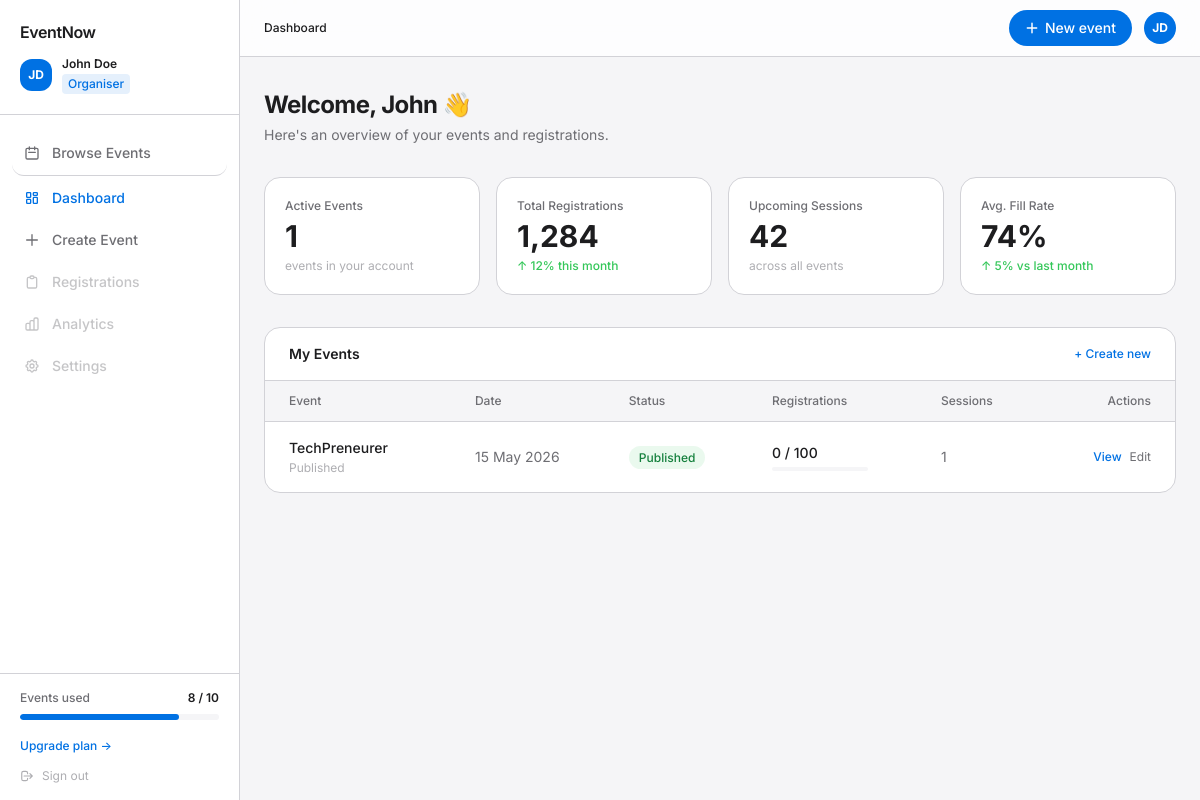
Screenshot of /eventnow/account/dashboard/organiser/ (signed in) with the database file from the repository.
### apps/accounts/models.py (models this page shows, shortened)
class User(AbstractBaseUser, PermissionsMixin):
    class Role(models.TextChoices):
        ADMIN = 'admin', 'Admin'
        ORGANIZER = 'organiser', 'Organiser'
        ATTENDEES = 'attendee', 'Attendee'
    id = models.AutoField(primary_key=True)
    email = models.EmailField(unique=True)
    username = models.CharField(max_length=100)
    first_name = models.CharField(max_length=255)
    last_name = models.CharField(max_length=255)
    avatar_url = models.URLField(blank=True)
    role = models.CharField(
        max_length=20,
        choices=list(Role.choices),
        default=Role.ATTENDEES,
    )
    is_active = models.BooleanField(default=True)
    is_staff = models.BooleanField(default=False)
    created_at = models.DateTimeField(auto_now_add=True)
    updated_at = models.DateTimeField(auto_now=True)
    USERNAME_FIELD = 'email'
    REQUIRED_FIELDS = ['username']
    objects = UserManager()
    def is_organiser(self):
        return self.role == User.Role.ORGANIZER
    class Meta:
        app_label = 'apps'

### apps/events/models.py (models this page shows, shortened)
class Event(models.Model):
    id = models.AutoField(primary_key=True)
    organiser = models.ForeignKey(
        User,
        on_delete=models.CASCADE,
    )
    venue = models.ForeignKey(Venue, on_delete=models.CASCADE)
    title = models.CharField(max_length=255)
    slug = models.SlugField(max_length=255, unique=True)
    description = models.TextField()
    cover_image_url = models.URLField()
    starts_at = models.DateTimeField()
    ends_at = models.DateTimeField()
    status = models.CharField(max_length=255)
    max_capacity = models.IntegerField()
    created_at = models.DateTimeField(auto_now_add=True)
    updated_at = models.DateTimeField(auto_now=True)
    class Meta:
        app_label = 'apps'

### apps/accounts/views.py (the view)
# urls.py: path('dashboard/organiser/', views.organiser_dashboard,  name='organiser_dashboard'),
@login_required
@organiser_required
def organiser_dashboard(request):
    events = request.user.event_set.all()
    return render(request, 'account/organiser-dashboard.html', {
        'events': events,
    })

### apps/templates/account/organiser-dashboard.html (shortened to what this page needs)
{% extends "base.html" %}
{% block body %}
  <nav class="flex min-h-screen">
    <aside id="sidebar" class="fixed inset-y-0 left-0 z-40 w-60 bg-card border-r border-border flex flex-col translate-x-0 transition-transform duration-300 md:translate-x-0 -translate-x-full" aria-label="Organiser navigation">
      <div class="px-5 py-5 border-b border-border">
        <a href="{% url 'index' %}" class="text-base font-semibold text-ink tracking-tight">EventNow</a>
        <div class="mt-3 flex items-center gap-2.5">
          <div class="w-8 h-8 rounded-xl bg-primary flex items-center justify-center text-white text-xs font-bold flex-shrink-0">{{ user.first_name|first|upper }}{{ user.last_name|first|upper }}</div>
          <div class="min-w-0">
            <div class="text-xs font-semibold text-ink truncate">{{ user.first_name }} {{ user.last_name }}</div>
            <div class="flex items-center gap-1 mt-0.5">
              <span class="text-xs bg-primary/10 text-primary px-1.5 py-0.5 rounded font-medium">{{ user.get_role_display }}</span>
            </div>
          </div>
        </div>
      </div>
      <nav class="flex-1 px-3 py-4 space-y-0.5 overflow-y-auto" aria-label="Dashboard navigation">
        <a href="{% url 'event_list' %}" class="flex items-center gap-3 px-3 py-3 rounded-xl text-ink-2 text-sm font-medium hover:bg-surface hover:text-ink transition-colors border-b border-border">
          <svg class="w-4 h-4 flex-shrink-0" fill="none" stroke="currentColor" viewBox="0 0 24 24"><path stroke-linecap="round" stroke-linejoin="round" stroke-width="2" d="M8 7V3m8 4V3m-9 8h10M5 21h14a2 2 0 002-2V7a2 2 0 00-2-2H5a2 2 0 00-2 2v12a2 2 0 002 2z"/></svg>
          Browse Events
        </a>
        <a href="{% url 'organiser_dashboard' %}" class="flex items-center gap-3 px-3 py-2.5 rounded-xl bg-primary/8 text-primary text-sm font-medium" aria-current="page">
          Dashboard
        </a>
        <a href="{% url 'event_create' %}" class="flex items-center gap-3 px-3 py-2.5 rounded-xl text-ink-2 text-sm font-medium hover:bg-surface hover:text-ink transition-colors">
          <svg class="w-4 h-4 flex-shrink-0" fill="none" stroke="currentColor" viewBox="0 0 24 24"><path stroke-linecap="round" stroke-linejoin="round" stroke-width="2" d="M12 4v16m8-8H4"/></svg>
          Create Event
        </a>
        <a href="#" class="flex items-center gap-3 px-3 py-2.5 rounded-xl text-ink-2/40 text-sm font-medium cursor-not-allowed">
          <svg class="w-4 h-4 flex-shrink-0" fill="none" stroke="currentColor" viewBox="0 0 24 24"><path stroke-linecap="round" stroke-linejoin="round" stroke-width="2" d="M9 5H7a2 2 0 00-2 2v12a2 2 0 002 2h10a2 2 0 002-2V7a2 2 0 00-2-2h-2M9 5a2 2 0 002 2h2a2 2 0 002-2M9 5a2 2 0 012-2h2a2 2 0 012 2"/></svg>
          Registrations
        </a>
        <a href="#" class="flex items-center gap-3 px-3 py-2.5 rounded-xl text-ink-2/40 text-sm font-medium cursor-not-allowed">
          Analytics
        </a>
        <a href="#" class="flex items-center gap-3 px-3 py-2.5 rounded-xl text-ink-2/40 text-sm font-medium cursor-not-allowed">
          Settings
        </a>
      </nav>
      <div class="px-5 py-4 border-t border-border">
        <div class="flex items-center justify-between text-xs mb-2">
          <span class="text-ink-2 font-medium">Events used</span>
          <span class="text-ink font-semibold">8 / 10</span>
        </div>
        <div class="h-1.5 bg-surface rounded-full overflow-hidden mb-3">
          <div class="h-full bg-primary rounded-full" style="width: 80%" role="progressbar" aria-valuenow="8" aria-valuemin="0" aria-valuemax="10" aria-label="8 of 10 events used"></div>
        </div>
        <a href="index.html#pricing" class="text-xs text-primary hover:underline font-medium">Upgrade plan →</a>
        <form method="post" action="{% url 'account_logout' %}" class="mt-3">
          <button type="submit" class="flex items-center gap-2 text-xs text-ink-3 hover:text-ink-2 transition-colors w-full text-left">
            <svg class="w-3.5 h-3.5" fill="none" stroke="currentColor" viewBox="0 0 24 24"><path stroke-linecap="round" stroke-linejoin="round" stroke-width="2" d="M17 16l4-4m0 0l-4-4m4 4H7m6 4v1a3 3 0 01-3 3H6a3 3 0 01-3-3V7a3 3 0 013-3h4a3 3 0 013 3v1"/></svg>
            Sign out
          </button>
        </form>
      </div>
    </aside>
    <div class="flex-1 md:ml-60 flex flex-col min-h-screen">
      <header class="sticky top-0 z-20 bg-white/80 backdrop-blur-xl border-b border-border">
        <div class="px-6 h-14 flex items-center justify-between gap-4">
          <div class="flex items-center gap-3">
            <nav aria-label="Breadcrumb">
              <ol class="flex items-center gap-1.5 text-xs text-ink-2">
                <li class="text-ink font-medium">Dashboard</li>
              </ol>
            </nav>
          </div>
          <div class="flex items-center gap-3">
            <a href="{% url 'event_create' %}" class="text-sm bg-primary text-white px-4 py-2 rounded-full font-medium hover:bg-primary-dark transition-colors hidden sm:inline-flex items-center gap-1.5">
              <svg class="w-3.5 h-3.5" fill="none" stroke="currentColor" viewBox="0 0 24 24"><path stroke-linecap="round" stroke-linejoin="round" stroke-width="2.5" d="M12 4v16m8-8H4"/></svg>
              New event
            </a>
            <div class="w-8 h-8 rounded-full bg-primary text-white text-xs font-bold flex items-center justify-center" aria-label="{{ user.get_full_name }} account">{{ user.first_name|first|upper }}{{ user.last_name|first|upper }}</div>
          </div>
        </div>
      </header>
      <main id="main" class="flex-1 px-6 py-8">
        <div class="mb-8">
          <h1 class="text-2xl font-bold text-ink tracking-tight">Welcome, {{ user.first_name }} 👋</h1>
          <p class="text-sm text-ink-2 mt-1">Here's an overview of your events and registrations.</p>
        </div>
        <div class="grid grid-cols-2 lg:grid-cols-4 gap-4 mb-8">
          <div class="bg-card rounded-2xl p-5 border border-border">
            <div class="text-xs text-ink-2 mb-1 font-medium">Active Events</div>
            <div class="text-3xl font-bold text-ink">{{ events.count }}</div>
            <div class="text-xs text-ink-3 mt-1">events in your account</div>
          </div>
          <div class="bg-card rounded-2xl p-5 border border-border">
            <div class="text-xs text-ink-2 mb-1 font-medium">Total Registrations</div>
            <div class="text-3xl font-bold text-ink">1,284</div>
            <div class="text-xs text-success mt-1 font-medium">↑ 12% this month</div>
          </div>
          <div class="bg-card rounded-2xl p-5 border border-border">
            <div class="text-xs text-ink-2 mb-1 font-medium">Upcoming Sessions</div>
            <div class="text-3xl font-bold text-ink">42</div>
            <div class="text-xs text-ink-3 mt-1">across all events</div>
          </div>
          <div class="bg-card rounded-2xl p-5 border border-border">
            <div class="text-xs text-ink-2 mb-1 font-medium">Avg. Fill Rate</div>
            <div class="text-3xl font-bold text-ink">74%</div>
            <div class="text-xs text-success mt-1 font-medium">↑ 5% vs last month</div>
          </div>
        </div>
        <div class="bg-card rounded-2xl border border-border overflow-hidden">
          <div class="px-6 py-4 border-b border-border flex items-center justify-between">
            <h2 class="text-sm font-semibold text-ink">My Events</h2>
            <a href="{% url 'event_create' %}" class="text-xs text-primary hover:underline font-medium">+ Create new</a>
          </div>
          <div class="hidden md:block overflow-x-auto">
            <table class="w-full text-sm" aria-label="Your events">
              <thead>
                <tr class="border-b border-border bg-surface">
                  <th class="text-left text-xs font-medium text-ink-2 px-6 py-3">Event</th>
                  <th class="text-left text-xs font-medium text-ink-2 px-4 py-3">Date</th>
                  <th class="text-left text-xs font-medium text-ink-2 px-4 py-3">Status</th>
                  <th class="text-left text-xs font-medium text-ink-2 px-4 py-3">Registrations</th>
                  <th class="text-left text-xs font-medium text-ink-2 px-4 py-3">Sessions</th>
                  <th class="text-right text-xs font-medium text-ink-2 px-6 py-3">Actions</th>
                </tr>
              </thead>
              <tbody class="divide-y divide-border">
                {% for event in events %}
                <tr class="hover:bg-surface/50 transition-colors">
                  <td class="px-6 py-4">
                    <div class="text-sm font-medium text-ink">{{ event.title }}</div>
                    <div class="text-xs text-ink-3 mt-0.5">{{ event.status|title }}</div>
                  </td>
                  <td class="px-4 py-4 text-sm text-ink-2 whitespace-nowrap">{{ event.starts_at|date:"j M Y" }}</td>
                  <td class="px-4 py-4">
                    {% if event.status == 'published' %}
                      <span class="text-xs font-medium bg-success/10 text-green-700 px-2.5 py-1 rounded-full">Published</span>
                    {% elif event.status == 'draft' %}
                      <span class="text-xs font-medium bg-warning/10 text-orange-700 px-2.5 py-1 rounded-full">Draft</span>
                    {% else %}
                      <span class="text-xs font-medium bg-surface text-ink-3 border border-border px-2.5 py-1 rounded-full">{{ event.status|title }}</span>
                    {% endif %}
                  </td>
                  <td class="px-4 py-4">
                    <div class="text-sm text-ink font-medium mb-1">{{ event.eventregistration_set.count }} / {{ event.max_capacity }}</div>
                    <div class="h-1 bg-surface rounded-full w-24">
                    </div>
                  </td>
                  <td class="px-4 py-4 text-sm text-ink-2">{{ event.session_set.count }}</td>
                  <td class="px-6 py-4">
                    <div class="flex items-center justify-end gap-2">
                      <a href="{% url 'event_detail' event.slug %}" class="text-xs text-primary hover:underline font-medium">View</a>
                      <a href="{% url 'event_edit' event.slug %}" class="text-xs text-ink-2 hover:text-ink transition-colors">Edit</a>
                    </div>
                  </td>
                </tr>
                {% empty %}
                <tr>
                  <td colspan="6" class="px-6 py-10 text-center text-sm text-ink-3">
                    No events yet. <a href="{% url 'event_create' %}" class="text-primary hover:underline">Create your first event →</a>
                  </td>
                </tr>
                {% endfor %}
              </tbody>
            </table>
          </div>
        </div>
      </main>
    </div>
{% endblock %}

### apps/templates/base.html (style rules this page uses)
* { -webkit-font-smoothing: antialiased; }

### rows the page displays
User: first_name|first "J", last_name|first "D", first_name "John", last_name "Doe", role "Organiser", count "1"
Event: title "TechPreneurer", status "Published", starts_at "15 May 2026", eventregistration_set.count "0", max_capacity "100", session_set.count "1"
